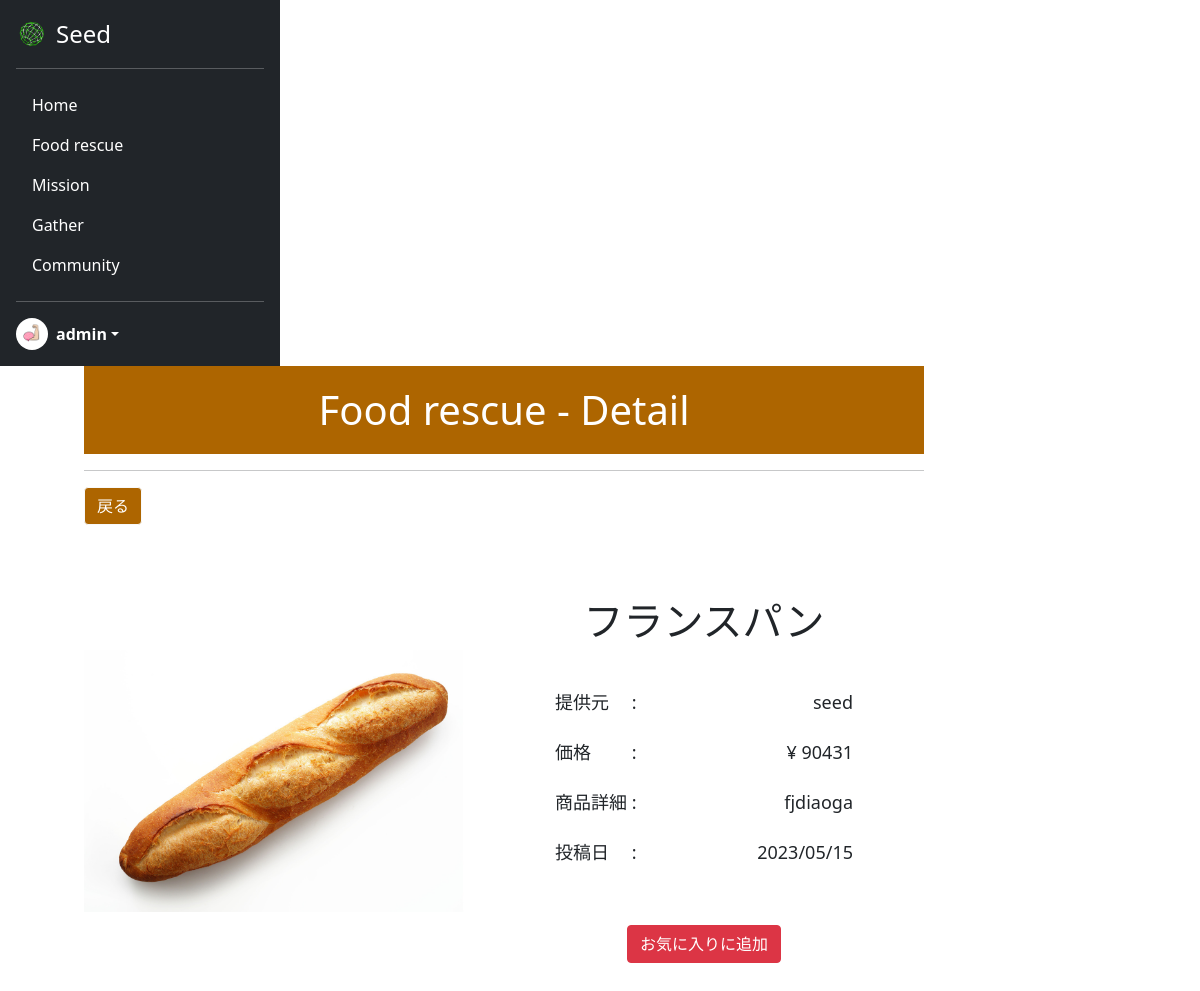
Screenshot of /fooddetail/9/?source=rescue (signed in) with the database file from the repository.
### acount/models.py (models this page shows)
class CustomUser(AbstractUser):
    is_general = models.BooleanField(null=True ,default=True)
    is_active = models.BooleanField(null=True ,default=False)
    mission_point = models.IntegerField(null=False ,default=0)
    profile_pic = models.ImageField(upload_to='profile_pics', blank=True)

### seed/models.py (models this page shows)
class Product(models.Model):
    name = models.CharField(verbose_name="商品名", max_length=50)
    genre = models.ForeignKey(Genre, verbose_name="ジャンル", on_delete=models.CASCADE)
    price = models.IntegerField(verbose_name="価格")
    image = models.ImageField(verbose_name="商品画像", upload_to='product_img/')
    detail = models.TextField(verbose_name="詳細", max_length=300)
    company = models.ForeignKey(CustomUser, verbose_name="掲載企業", on_delete=models.CASCADE)
    create_at = models.DateTimeField(verbose_name="作成日時", auto_now_add=True)

### seed/views.py (the view)
# urls.py: path('fooddetail/<int:pk>/', views.FoodDetailView.as_view(), name='fooddetail'),
class FoodDetailView(DetailView):
    template_name = 'foodrescuedetail.html'
    model = Product
    def get_context_data(self, **kwargs):
        context = super().get_context_data(**kwargs)
        favorite_list = Favorite.objects.filter(user=self.request.user, product=self.object)
        if favorite_list:
            context['favorite'] = favorite_list
        return context

### seed/templates/foodrescuedetail.html (shortened to what this page needs)
{% extends 'mypagebase.html' %}
{% load static %}
{% block content %}
<div class="text-center">
    <h1 class="title" style="background-color: #ad6500; color:white;">Food rescue - Detail</h1>
    <hr>
    <div class="text-start">
        {% if request.GET.source %}
            <a href="{% url 'seed:food_rescue' %}" class="btn btn-light" style="background-color:#ad6500; color:white;">戻る</a>
        {% elif request.GET.posted %}
            <a href="{% url 'seed:myfood' %}" class="btn btn-light" style="background-color:#ad6500; color:white;">戻る</a>
        {% else %}
            <a href="{% url 'seed:foodfavorite' %}" class="btn btn-light" style="background-color:#ad6500; color:white;">戻る</a>
        {% endif %}
    </div>
    <br>
    <br>
    <br>
    <div class="row" style="height: 500px; width:100%; overflow-y: scroll;">
        <div class="col">
            <br>
            <br>
            <img src="{{object.image.url}}" style="width:400px">
        </div>
        <div class="col">
            <h1>{{object.name}}</h1>
            <br>
            <table class="foodtable" style="margin:auto;">
                <tr>
                    <td class="text-start">提供元　 :</td>
                    <td class="text-end text-break">{{object.company.username}}</td>
                </tr>
                <tr>
                    <td class="text-start">価格　　 :</td>
                    <td class="text-end text-break">¥ {{object.price}}</td>
                </tr>
                <tr>
                    <td class="text-start">商品詳細 :</td>
                    <td class="text-end text-break">{{object.detail}}</td>
                </tr>
                <tr>
                    <td class="text-start">投稿日　 :</td>
                    <td class="text-end">{{object.create_at|date:"Y/m/d"}}</td>
                </tr>
            </table>
            <br>
            <br>
            {% if request.user.is_general %}
                {% if favorite %}
                    <form method="POST" action="{% url 'seed:foodfavorite_delete' %}">
                        {% csrf_token %}
                        <input type="hidden" name="product_id" value="{{object.pk}}">
                        {% if request.GET.source %}
                            <input type="hidden" name="source" value="rescue">
                        {% else %}
                            <input type="hidden" name="source" value="favorite">
                        {% endif %}
                        <input type="submit" class="btn btn-danger" value="お気に入り解除" style="color:white;">
                    </form>
                {% else %}
                    <form method="POST" action="{% url 'seed:addfavorite' %}">
                        <input type="submit" class="btn btn-danger" value="お気に入りに追加" style="color:white;">
                    </form>
                {% endif %}
            {% endif %}
        </div>
    </div>
</div>
{% endblock %}

### seed/templates/mypagebase.html (shortened to what this page needs)
{% load static %}
<!DOCTYPE html>
<html lang="ja">
<head>
    <link href="https://cdn.jsdelivr.net/npm/bootstrap@5.0.2/dist/css/bootstrap.min.css" rel="stylesheet"
>
    <link rel="stylesheet" type="text/css" href="{% static 'css/style.css' %}">
</head>
<body class="mypage">
    {% if user.is_authenticated %}
    <main style="height:100vh;">
        <div style="display: flex; flex-wrap: wrap; height:100%;">
            <div>
                <div class="d-flex flex-column p-3 text-white bg-dark h-100" style="width: 280px; height:100%;">
                    <a href="{% url 'seed:mypage' %}"
                        class="d-flex align-items-center mb-3 mb-md-0 me-md-auto text-white text-decoration-none">
                        <img class="bi me-2" src="{% static 'assets/img/top/icon.png' %}" style="height:32px">
                        <span class="fs-4">Seed</span>
                    </a>
                    <hr>
                    <ul class="nav nav-pills flex-column mb-auto">
                        <li class="nav-item my-nav">
                            <a href="{% url 'seed:mypage' %}" class="nav-link text-white" aria-current="page">
                                Home
                            </a>
                        </li>
                        <li class="nav-item my-nav">
                            <a href="{% url 'seed:food_rescue' %}" class="nav-link text-white">
                                Food rescue
                            </a>
                        </li>
                        {% if user.is_general %}
                        <li class="nav-item my-nav">
                            <a href="{% url 'seed:mission' %}" class="nav-link text-white">
                                Mission
                            </a>
                        </li>
                        {% endif %}
                        <li class="nav-item my-nav">
                            <a href="{% url 'seed:gather' %}" class="nav-link text-white">
                                Gather
                            </a>
                        </li>
                        <li class="nav-item my-nav">
                            <a href="{% url 'seed:community' %}" class="nav-link text-white">
                                Community
                            </a>
                        </li>
                    </ul>
                    <hr>
                    <div class="dropdown">
                        <a href="#" class="d-flex align-items-center text-white text-decoration-none dropdown-toggle"
                            id="dropdownUser1" data-bs-toggle="dropdown" aria-expanded="false">
                            <img src="{{ user.profile_pic.url }}" alt="" width="32" height="32"
                                class="rounded-circle me-2">
                            <strong>{{ user.username }}</strong>
                        </a>
                    </div>
                </div>
            </div>
            <div style="width:70%; margin-left: 7%;">
                {% block content %}
                {% endblock %}
            </div>
        </div>
    </main>
    {% endif %}
</body>
</html>

### static/css/style.css (style rules this page uses)
.title { padding: 20px 0px 20px 0px; }
.foodtable { font-size: large; }
.foodtable tr { height: 50px; }
.foodtable td { width: 150px; }

### rows the page displays
CustomUser: profile_pic (picture), username "admin"
Product: image (picture), name "フランスパン", company.username "seed", price "90431", detail "fjdiaoga", create_at "2023/05/15"
